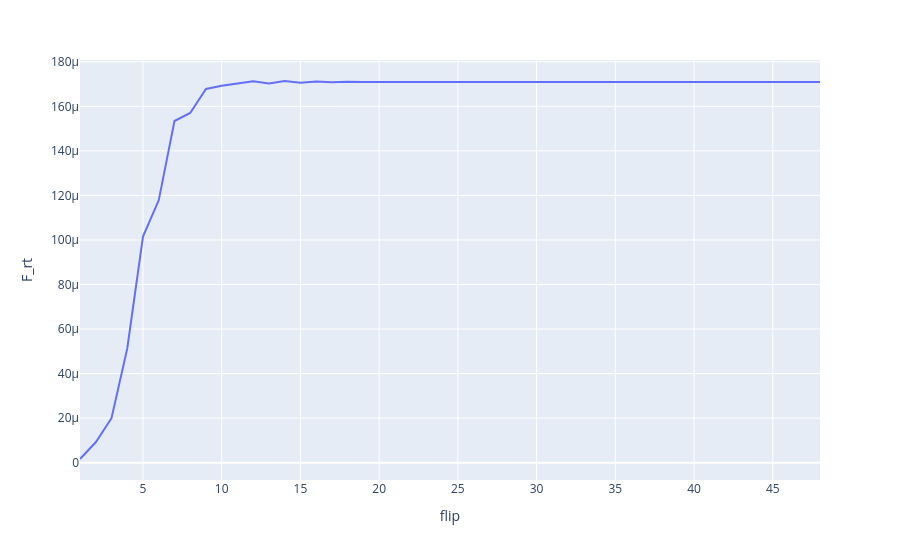

The code cell stored with this chart in its notebook:
### Code cell
if hoda.extra_train_info:
    fig = px.line(df, x='flip', y='F_rt')
    fig.show()

### Figure 1 — Plotly figure (JSON) as saved in the notebook; plotly's stock layout.template omitted (floating-point values rounded to 4 significant figures)
{"data": [{"hovertemplate": "flip=%{x}<br>F_rt=%{y}<extra></extra>", "legendgroup": "", "line": {"color": "#636efa", "dash": "solid"}, "marker": {"symbol": "circle"}, "mode": "lines", "name": "", "orientation": "v", "showlegend": false, "type": "scatter", "x": [1, 2, 3, 4, 5, 6, 7, 8, 9, 10, 11, 12, 13, 14, 15, 16, 17, 18, 19, 20, 21, 22, 23, 24, 25, 26, 27, 28, 29, 30, 31, 32, 33, 34, 35, 36, 37, 38, 39, 40, 41, 42, 43, 44, 45, 46, 47, 48], "xaxis": "x", "y": [1.645e-06, 9.14e-06, 1.997e-05, 5.117e-05, 0.0001015, 0.0001178, 0.0001534, 0.000157, 0.0001678, 0.0001692, 0.0001703, 0.0001713, 0.0001703, 0.0001714, 0.0001706, 0.0001711, 0.0001708, 0.000171, 0.0001709, 0.0001709, 0.0001709, 0.0001709, 0.0001709, 0.0001709, 0.0001709, 0.0001709, 0.0001709, 0.0001709, 0.0001709, 0.0001709, 0.0001709, 0.0001709, 0.0001709, 0.0001709, 0.0001709, 0.0001709, 0.0001709, 0.0001709, 0.0001709, 0.0001709, 0.0001709, 0.0001709, 0.0001709, 0.0001709, 0.0001709, 0.0001709, 0.0001709, 0.0001709], "yaxis": "y"}], "layout": {"legend": {"tracegroupgap": 0}, "margin": {"t": 60}, "xaxis": {"anchor": "y", "domain": [0, 1], "title": {"text": "flip"}}, "yaxis": {"anchor": "x", "domain": [0, 1], "title": {"text": "F_rt"}}}}
